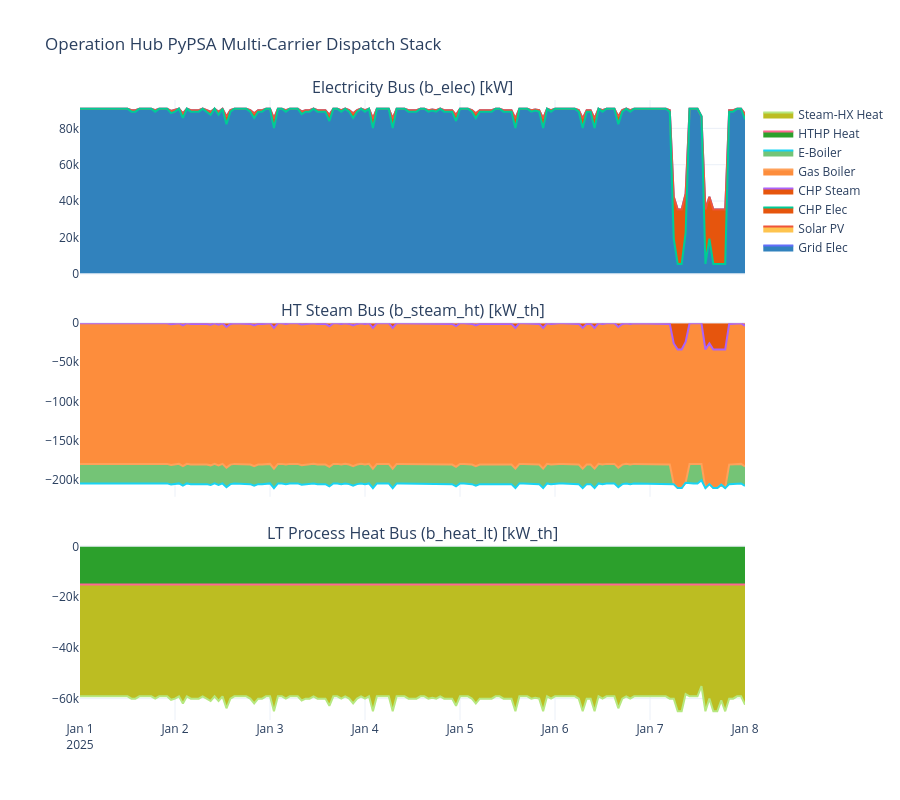

Notebook source saved alongside this figure:
### Code cell
# Prepare 2025 Datasets and Slice Analysis Window
#m_path, s_path = prepare_data_files(2025) #->If data does not exist or if year data wants to be modified 
m_path = r"/Users/mrafiindrajaya/Desktop/Github Projects/RIZM_challenge_Rafi/data/market_data_2025.csv" 
s_path = r"/Users/mrafiindrajaya/Desktop/Github Projects/RIZM_challenge_Rafi/data/solar_data_duesseldorf_2025.csv"
df_market_full = pd.read_csv(m_path, index_col=0, parse_dates=True)
df_solar_full  = pd.read_csv(s_path, index_col=0, parse_dates=True)

# Instantiate Operation Hub PyPSA Model
hes_op = HenkelEnergySystem(config=op_config, df_market=df_market_full, df_solar=df_solar_full)
n_op = hes_op.build_energy_system()

# Solve Operation Hub PyPSA Model
meta_op = hes_op.solve()

print("\n--- OPERATION HUB OPTIMIZATION SUMMARY ---")
display(pd.DataFrame([meta_op]))

# Render Interactive PyPSA Multi-Carrier Dispatch Stack
fig_op_dispatch = plot_dispatch_stacks_interactive(meta_op, title="Operation Hub PyPSA Multi-Carrier Dispatch Stack")
fig_op_dispatch.show()

### Figure 1 — Plotly figure (JSON) as saved in the notebook; plotly's stock layout.template omitted (floating-point values rounded to 4 significant figures; data arrays with more than 128 entries replaced by an {"elided": "..."} marker saying what was removed)
{"data": [{"fillcolor": "#3182bd", "name": "Grid Elec", "stackgroup": "elec", "type": "scatter", "x": {"elided": "169 str values"}, "xaxis": "x", "y": {"elided": "169 float values"}, "yaxis": "y"}, {"fillcolor": "#fec44f", "name": "Solar PV", "stackgroup": "elec", "type": "scatter", "x": {"elided": "169 str values"}, "xaxis": "x", "y": {"elided": "169 float values"}, "yaxis": "y"}, {"fillcolor": "#e6550d", "name": "CHP Elec", "stackgroup": "elec", "type": "scatter", "x": {"elided": "169 str values"}, "xaxis": "x", "y": {"elided": "169 float values"}, "yaxis": "y"}, {"fillcolor": "#e6550d", "name": "CHP Steam", "stackgroup": "steam", "type": "scatter", "x": {"elided": "169 str values"}, "xaxis": "x2", "y": {"elided": "169 float values"}, "yaxis": "y2"}, {"fillcolor": "#fd8d3c", "name": "Gas Boiler", "stackgroup": "steam", "type": "scatter", "x": {"elided": "169 str values"}, "xaxis": "x2", "y": {"elided": "169 float values"}, "yaxis": "y2"}, {"fillcolor": "#74c476", "name": "E-Boiler", "stackgroup": "steam", "type": "scatter", "x": {"elided": "169 str values"}, "xaxis": "x2", "y": {"elided": "169 float values"}, "yaxis": "y2"}, {"fillcolor": "#2ca02c", "name": "HTHP Heat", "stackgroup": "heat", "type": "scatter", "x": {"elided": "169 str values"}, "xaxis": "x3", "y": {"elided": "169 float values"}, "yaxis": "y3"}, {"fillcolor": "#bcbd22", "name": "Steam-HX Heat", "stackgroup": "heat", "type": "scatter", "x": {"elided": "169 str values"}, "xaxis": "x3", "y": {"elided": "169 float values"}, "yaxis": "y3"}], "layout": {"annotations": [{"font": {"size": 16}, "showarrow": false, "text": "Electricity Bus (b_elec) [kW]", "x": 0.5, "xanchor": "center", "xref": "paper", "y": 1, "yanchor": "bottom", "yref": "paper"}, {"font": {"size": 16}, "showarrow": false, "text": "HT Steam Bus (b_steam_ht) [kW_th]", "x": 0.5, "xanchor": "center", "xref": "paper", "y": 0.64, "yanchor": "bottom", "yref": "paper"}, {"font": {"size": 16}, "showarrow": false, "text": "LT Process Heat Bus (b_heat_lt) [kW_th]", "x": 0.5, "xanchor": "center", "xref": "paper", "y": 0.28, "yanchor": "bottom", "yref": "paper"}], "height": 800, "hovermode": "x unified", "title": {"text": "Operation Hub PyPSA Multi-Carrier Dispatch Stack"}, "xaxis": {"anchor": "y", "domain": [0, 1], "matches": "x3", "showticklabels": false}, "xaxis2": {"anchor": "y2", "domain": [0, 1], "matches": "x3", "showticklabels": false}, "xaxis3": {"anchor": "y3", "domain": [0, 1]}, "yaxis": {"anchor": "x", "domain": [0.72, 1]}, "yaxis2": {"anchor": "x2", "domain": [0.36, 0.64]}, "yaxis3": {"anchor": "x3", "domain": [0, 0.28]}}}
